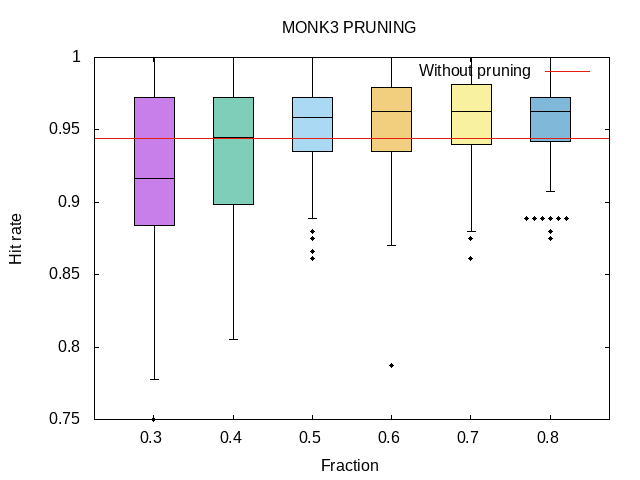

Recreate this plot in gnuplot.
set terminal png
set output 'plot2.png'
set datafile separator ','

set style fill solid 0.5 border -1
set style boxplot outliers pointtype 7
set style data boxplot
set boxwidth 0.5
set pointsize 0.5

set title "MONK3 PRUNING"
set xtics ("0.3" 1, "0.4" 2, "0.5" 3, "0.6" 4, "0.7" 5, "0.8" 6)
set  xlabel "Fraction"
set ylabel "Hit rate"

plot for [i=1:6] 'data2.csv' using (i):i notitle, 0.9444 title "Without pruning"